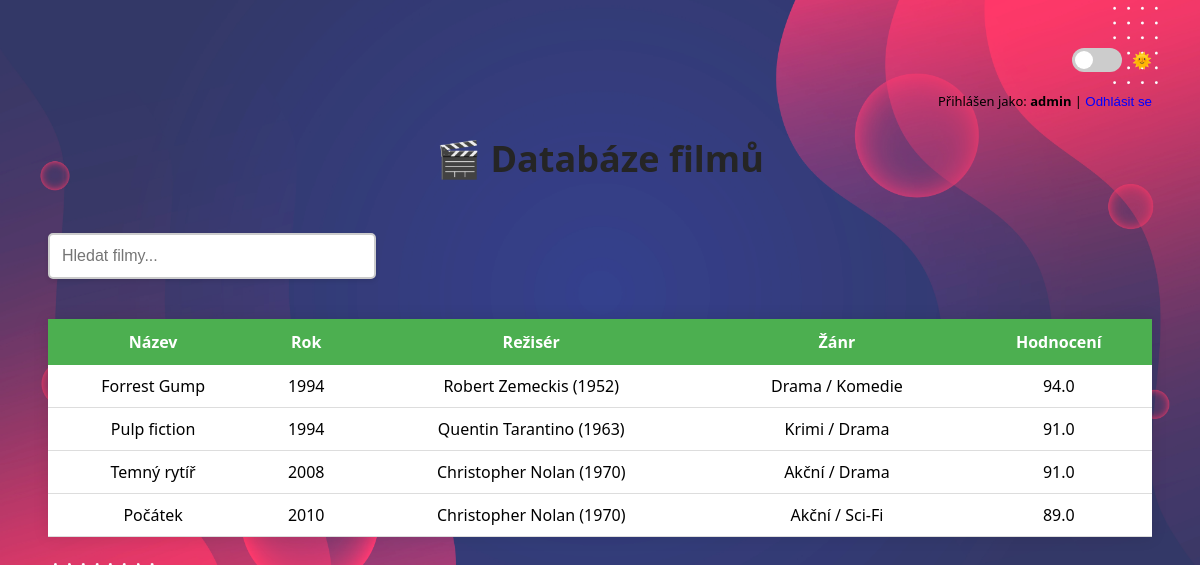
The app's page / (signed in) with its own data.
### movies/models.py (models this page shows, shortened)
class Film(models.Model):
    nazev = models.CharField(max_length=200)
    rok = models.IntegerField()
    reziser = models.ForeignKey('Director', on_delete=models.CASCADE, related_name="filmy")
    zanr = models.CharField(max_length=100)
    hodnoceni = models.FloatField()
    obrazek = models.ImageField(null=True, blank=True, upload_to="images/")

class Director(models.Model):
    jmeno = models.CharField(max_length=100)
    prijmeni = models.CharField(max_length=100)
    rok_narozeni = models.IntegerField()
    def __str__(self):
        return f'{self.jmeno} {self.prijmeni} ({self.rok_narozeni})'

### movies/views.py (the view)
# urls.py: path('', views.seznam_filmu, name='index'),
def seznam_filmu(request):
    filmy = Film.objects.all()
    return render(request, 'movies/index.html', {'movies': filmy})

### movies/templates/movies/index.html (shortened to what this page needs)
{% extends "movies/layout.html" %}
{% block content %}
<div style="text-align: right; font-size: 0.9em; margin-bottom: 10px;">
    {% if user.is_authenticated %}
  <div style="text-align: right; font-size: 0.9em; margin-bottom: 10px;">
    Přihlášen jako:  <strong>{{ user.username }}</strong> |
    <form action="{% url 'logout' %}" method="post" style="display:inline;">
      <button type="submit" style="background:none; border:none; color:#00f; cursor:pointer; padding:0;">Odhlásit se</button>
    </form>
  </div>
  {% else %}
  <div style="text-align: right; font-size: 0.9em; margin-bottom: 10px;">
    Nejste přihlášen(a). <a href="{% url 'login' %}">Přihlásit se</a> nebo <a href="{% url 'register' %}">Registrovat</a>
  </div>
{% endif %}
  </div>
<h1>🎬 Databáze filmů</h1>
<input type="text" id="searchInput" placeholder="Hledat filmy..." class="search-box">
<table id="moviesTable" class="movie-table">
    <thead>
        <tr>
            <th>Název</th>
            <th>Rok</th>
            <th>Režisér</th>
            <th>Žánr</th>
            <th>Hodnocení</th>
        </tr>
    </thead>
    <tbody>
        {% for film in movies %}
        <tr>
            <td>{{ film.nazev }}</td>
            <td>{{ film.rok }}</td>
            <td>{{ film.reziser }}</td>
            <td>{{ film.zanr }}</td>
            <td>{{ film.hodnoceni }}</td>
        </tr>
        {% endfor %}
    </tbody>
</table>
{% endblock %}

### movies/static/movies/style.css (style rules this page uses)
body { font-family: 'Segoe UI', Tahoma, Geneva, Verdana, sans-serif; background-image: url("/static/movies/background.jpg"); background-size: cover; background-position: center; background-repeat: no-repeat; padding: 40px; color: black; transition: background-color 0.3s, color 0.3s; position: relative; z-index: 0; }
body::before { content: ""; position: fixed; top: 0; left: 0; width: 100%; height: 100%; background-color: rgba(255,255,255,0.2); z-index: -1; }
.search-box { padding: 12px; width: 300px; margin: 20px 0; font-size: 16px; border: 2px solid #ccc; border-radius: 5px; box-shadow: 0 2px 5px rgba(0,0,0,0.1); }
table { border-collapse: collapse; margin-top: 20px; width: 100%; background-color: white; box-shadow: 0 0 15px rgba(0, 0, 0, 0.1); }
.movie-table th { background-color: #4CAF50; color: white; padding: 12px; text-align: center; }
.movie-table td { padding: 10px; border-bottom: 1px solid #ddd; text-align: center; }
h1 { text-align: center; margin-bottom: 30px; color: #252525; font-size: 36px; }
button { background-color: #34495e; color: white; padding: 10px 20px; border: none; border-radius: 4px; cursor: pointer; }

### records on screen
Film: nazev "Forrest Gump", rok "1994", reziser "Robert Zemeckis (1952)", zanr "Drama / Komedie", hodnoceni "94.0"
Film: nazev "Pulp fiction", rok "1994", reziser "Quentin Tarantino (1963)", zanr "Krimi / Drama", hodnoceni "91.0"
Film: nazev "Temný rytíř", rok "2008", reziser "Christopher Nolan (1970)", zanr "Akční / Drama", hodnoceni "91.0"
Film: nazev "Počátek", rok "2010", reziser "Christopher Nolan (1970)", zanr "Akční / Sci-Fi", hodnoceni "89.0"

### other values on screen
{{ user.username }} "admin"
